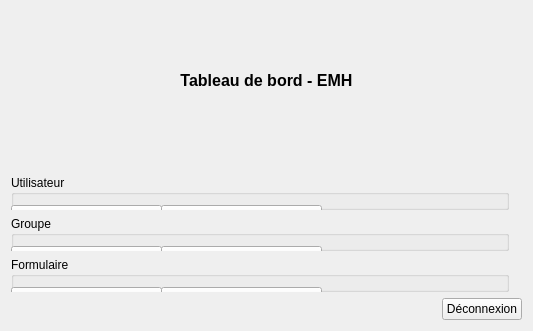
<?xml version="1.0" encoding="UTF-8"?>
<ui version="4.0">
 <class>Dashboard</class>
 <widget class="QWidget" name="Dashboard">
  <property name="geometry">
   <rect>
    <x>0</x>
    <y>0</y>
    <width>533</width>
    <height>331</height>
   </rect>
  </property>
  <property name="windowTitle">
   <string>Tableau de bord - EMH</string>
  </property>
  <layout class="QVBoxLayout" name="verticalLayout_2">
   <item>
    <layout class="QVBoxLayout" name="verticalLayout">
     <item>
      <widget class="QLabel" name="title">
       <property name="font">
        <font>
         <pointsize>12</pointsize>
         <weight>75</weight>
         <bold>true</bold>
        </font>
       </property>
       <property name="text">
        <string>Tableau de bord - EMH</string>
       </property>
       <property name="alignment">
        <set>Qt::AlignCenter</set>
       </property>
      </widget>
     </item>
     <item>
      <layout class="QHBoxLayout" name="horizontalLayout">
       <item>
        <layout class="QVBoxLayout" name="verticalLayout_3">
         <item>
          <spacer name="horizontalSpacer_2">
           <property name="orientation">
            <enum>Qt::Horizontal</enum>
           </property>
           <property name="sizeHint" stdset="0">
            <size>
             <width>40</width>
             <height>20</height>
            </size>
           </property>
          </spacer>
         </item>
         <item>
          <widget class="QGroupBox" name="groupBox_3">
           <property name="title">
            <string>Utilisateur</string>
           </property>
           <widget class="QPushButton" name="addUserButton">
            <property name="geometry">
             <rect>
              <x>0</x>
              <y>30</y>
              <width>151</width>
              <height>32</height>
             </rect>
            </property>
            <property name="text">
             <string>Ajouter un utilisateur</string>
            </property>
           </widget>
           <widget class="QPushButton" name="editUserButton">
            <property name="geometry">
             <rect>
              <x>150</x>
              <y>30</y>
              <width>161</width>
              <height>32</height>
             </rect>
            </property>
            <property name="text">
             <string>Modifier un utilisateur</string>
            </property>
           </widget>
          </widget>
         </item>
         <item>
          <widget class="QGroupBox" name="groupBox">
           <property name="title">
            <string>Groupe</string>
           </property>
           <widget class="QPushButton" name="editGroupButton">
            <property name="geometry">
             <rect>
              <x>150</x>
              <y>30</y>
              <width>161</width>
              <height>32</height>
             </rect>
            </property>
            <property name="text">
             <string>Modifier un groupe</string>
            </property>
           </widget>
           <widget class="QPushButton" name="addGroupButton">
            <property name="geometry">
             <rect>
              <x>0</x>
              <y>30</y>
              <width>151</width>
              <height>32</height>
             </rect>
            </property>
            <property name="text">
             <string>Ajouter un groupe</string>
            </property>
           </widget>
          </widget>
         </item>
         <item>
          <widget class="QGroupBox" name="groupBox_2">
           <property name="title">
            <string>Formulaire</string>
           </property>
           <widget class="QPushButton" name="editFormButton">
            <property name="geometry">
             <rect>
              <x>150</x>
              <y>30</y>
              <width>161</width>
              <height>32</height>
             </rect>
            </property>
            <property name="text">
             <string>Modifier un formulaire</string>
            </property>
           </widget>
           <widget class="QPushButton" name="addFormButton">
            <property name="geometry">
             <rect>
              <x>0</x>
              <y>30</y>
              <width>151</width>
              <height>32</height>
             </rect>
            </property>
            <property name="text">
             <string>Ajouter un formulaire</string>
            </property>
           </widget>
          </widget>
         </item>
        </layout>
       </item>
       <item>
        <widget class="QLabel" name="label">
         <property name="text">
          <string/>
         </property>
         <property name="pixmap">
          <pixmap resource="../Resource/images.qrc">:/logoHIA.png</pixmap>
         </property>
        </widget>
       </item>
      </layout>
     </item>
     <item>
      <layout class="QHBoxLayout" name="horizontalLayout_2">
       <item>
        <spacer name="horizontalSpacer">
         <property name="orientation">
          <enum>Qt::Horizontal</enum>
         </property>
         <property name="sizeHint" stdset="0">
          <size>
           <width>40</width>
           <height>20</height>
          </size>
         </property>
        </spacer>
       </item>
       <item>
        <widget class="QLabel" name="footer">
         <property name="text">
          <string/>
         </property>
         <property name="alignment">
          <set>Qt::AlignRight|Qt::AlignTrailing|Qt::AlignVCenter</set>
         </property>
        </widget>
       </item>
       <item>
        <widget class="QPushButton" name="disconnectButton">
         <property name="text">
          <string>Déconnexion</string>
         </property>
        </widget>
       </item>
      </layout>
     </item>
    </layout>
   </item>
  </layout>
 </widget>
 <resources>
  <include location="../Resource/images.qrc"/>
 </resources>
 <connections>
  <connection>
   <sender>disconnectButton</sender>
   <signal>clicked()</signal>
   <receiver>Dashboard</receiver>
   <slot>clickDisconnect()</slot>
   <hints>
    <hint type="sourcelabel">
     <x>519</x>
     <y>317</y>
    </hint>
    <hint type="destinationlabel">
     <x>370</x>
     <y>272</y>
    </hint>
   </hints>
  </connection>
  <connection>
   <sender>addUserButton</sender>
   <signal>clicked()</signal>
   <receiver>Dashboard</receiver>
   <slot>addUser()</slot>
   <hints>
    <hint type="sourcelabel">
     <x>90</x>
     <y>131</y>
    </hint>
    <hint type="destinationlabel">
     <x>266</x>
     <y>165</y>
    </hint>
   </hints>
  </connection>
  <connection>
   <sender>editUserButton</sender>
   <signal>clicked()</signal>
   <receiver>Dashboard</receiver>
   <slot>editUser()</slot>
   <hints>
    <hint type="sourcelabel">
     <x>245</x>
     <y>131</y>
    </hint>
    <hint type="destinationlabel">
     <x>266</x>
     <y>165</y>
    </hint>
   </hints>
  </connection>
 </connections>
 <slots>
  <signal>disconnect()</signal>
  <slot>clickDisconnect()</slot>
  <slot>addUser()</slot>
  <slot>editUser()</slot>
  <slot>addGroup()</slot>
  <slot>editGroup()</slot>
  <slot>addForm()</slot>
  <slot>editForm()</slot>
 </slots>
</ui>
